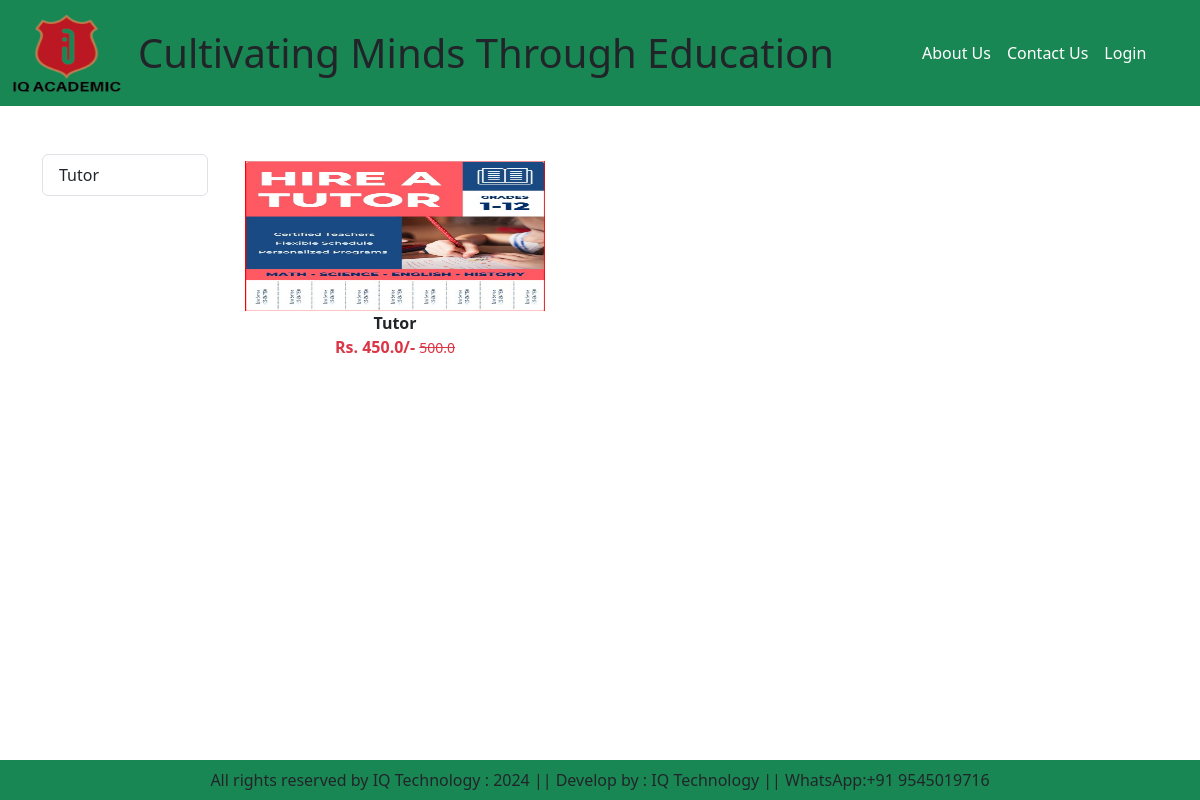
The page /category/TU on the database as committed earlier.
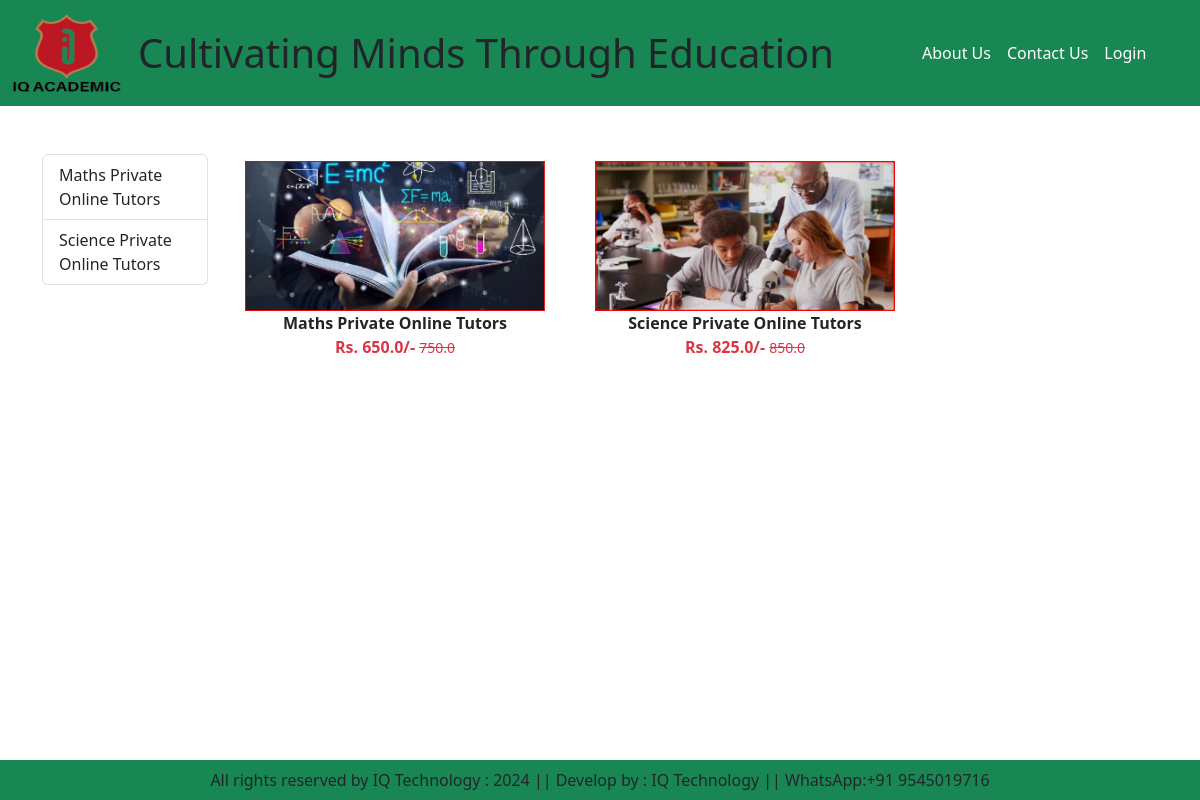
The same page on the database as committed later.
### app/models.py (models this page shows, shortened)
class Product(models.Model):
    objects = None
    title = models.CharField(max_length=60, default='')
    selling_price = models.FloatField()
    discount_price = models.FloatField()
    description = models.TextField()
    category = models.CharField(choices=CATEGORY_CHOICE, max_length=2)
    product_image = models.ImageField(upload_to='product')

### app/views.py (the view)
# urls.py: path("category/<slug:val>", views.CategoryView.as_view(), name="category"),
class CategoryView(View):
    @staticmethod
    def get(request, val):
        totalitem = 0
        wishitem = 0
        if request.user.is_authenticated:
            totalitem = len(Cart.objects.filter(user=request.user))
            wishitem = len(Wishlist.objects.filter(user=request.user))
        product = Product.objects.filter(category=val)
        title = Product.objects.filter(category=val).values('title').annotate(total=Count('title'))
        return render(request, "app/category.html", locals())

### app/templates/app/category.html (shortened to what this page needs)
{% extends 'app/base.html' %}
{% load static %}
{% block main-content %}
    <div class="container my-5">
        <div class="row">
            <div class="col-sm-2">
                <div class="list-group">
                    {% for val in title %}
                        <a href="#" class="list-group-item list-group-item-action" aria-current="true">{{ val.title }}</a>
                    {% endfor %}
                </div>
            </div>
            <div class="col-sm-10">
                <div class="row flex-nowrap overflow-auto">
                    {% for prod in product %}
                    <div class="col-auto mb-5">
                        <a href="{% url 'product-detail' prod.id %}" class="btn">
                            <div>
                                <img src="{{ prod.product_image.url }}" width="300px" height="150px" alt=""/>
                                <div class="fw-bold">{{ prod.title }}</div>
                                <div class="fw-bold text-danger">
                                    Rs. {{ prod.discount_price }}/-
                                    <small class="fw-light text-decoration-line-through">{{ prod.selling_price }}</small>
                                </div>
                            </div>
                        </a>
                    </div>
                    {% endfor %}
                </div>
            </div>
        </div>
    </div>
{% endblock main-content %}

### app/templates/app/base.html (shortened to what this page needs)
<!DOCTYPE html>
{% load static %}
<html lang="en">
<head>
    <link href="https://cdn.jsdelivr.net/npm/bootstrap@5.3.3/dist/css/bootstrap.min.css" rel="stylesheet">
    <link rel="stylesheet" href="{% static 'app/css/owl.carousel.min.css' %}" />
    <link rel="icon" type="image/x-icon" href="{% static 'images/favicon.ico' %}"
    <link rel="stylesheet" href="{% static 'app/css/all.min.css' %}" />
    <link rel="stylesheet" href="{% static 'app/css/styles.css' %}" />
    <link rel="stylesheet" href="https://cdnjs.cloudflare.com/ajax/libs/font-awesome/5.15.3/css/all.min.css" />
</head>
<body>
<nav class="navbar navbar-expand-lg navbar-dark bg-success">
  <div class="container-fluid">
    <a class="navbar-brand" href="#">
         <img src="{% static 'app/images/banner/IQ.png' %}" width="110" height="80" alt="banner image">
    </a>
    <div class="collapse navbar-collapse" id="navbarSupportedContent">
      <ul class="navbar-nav me-auto mb-2 mb-lg-0">
   {% if request.user.is_authenticated %}
        <li class="nav-item">
          <a class="nav-link active" aria-current="page" href="/">Home</a>
        </li>
        <li class="nav-item dropdown">
          <a class="nav-link dropdown-toggle"  href="#" role="button" data-bs-toggle="dropdown" aria-expanded="false">
            Our Courses
          </a>
          <ul class="dropdown-menu">
            <li><a class="dropdown-item"  href="{% url 'category' 'CM' %}">Online Computer Education</a> </li>
              <li><hr class="dropdown-divider"></li>
            <li><a class="dropdown-item"  href="{% url 'category' 'BD' %}">Online Big Data</a> </li>
            <li><hr class="dropdown-divider"></li>
            <li><a class="dropdown-item"  href="{% url 'category' 'DS' %}">Online Data Science</a> </li>
             <li><hr class="dropdown-divider"></li>
            <li><a class="dropdown-item"  href="{% url 'category' 'AI' %}">Online Artificial intelligence</a> </li>
            <li><hr class="dropdown-divider"></li>
            <li><a class="dropdown-item"  href="{% url 'category' 'SC' %}">Online Schooling</a></li>
            <li><hr class="dropdown-divider"></li>
            <li><a class="dropdown-item"  href="{% url 'category' 'TU' %}">Online Tuition</a></li>
            <li><hr class="dropdown-divider"></li>
            <li><a class="dropdown-item"  href="{% url 'category' 'OT' %}">Online Other Training</a></li>
            <li><hr class="dropdown-divider"></li>
          </ul>
            <li class="nav-item">
            <a class="nav-link text-white" href="{% url 'about' %}">About Us</a></li>
            <li class="nav-item"><a class="nav-link text-white" href="{% url 'contact' %}">Contact Us</a></li>
            <li class="nav-item"><a class="nav-link text-white"  href="{% url 'create_teacher' %}">Create Job Profile</a></li>
      </ul>
      <form class="d-flex" role="search" action="/search">
        <input class="form-control me-2" type="search" placeholder="Search" name="search" aria-label="Search">
        <button class="btn btn-outline-info" type="submit">Search</button>
      </form>
    </div>
      <ul class="navbar-nav me-auto mb-2 mb-lg-0">
      <li class="new-item dropdown ma-2">
          <a class="nav-link dropdown-toggle text-white" href="#"
          id="ProfileDropDown" role="button" data-bs-toggle="dropdown"
          aria-expanded="false">IQ Services</a>
          <ul class="dropdown-menu" aria-labelledby="ProfileDropDown">
              <li><a class="dropdown-item" href="{% url 'profile' %}">Profile</a></li>
              <li><a class="dropdown-item" href="{% url 'orders' %}">Order</a></li>
              <li><a class="dropdown-item" href="{% url 'passwordchange' %}">Change Password</a></li>
              <li><a class="dropdown-item" href="{% url 'login' %}">Logout</a></li>
          </ul>
      </li>
      <li class="nav-item mx-2">
          <a href="{% url 'showcart' %}" class="nav-link text-white">
              <span class="badge bg-danger">
                  {% if totalitem > 0 %}
                        {{totalitem}}
                      {% endif %}</span>Cart</a>
      </li>
         <li class="nav-item max-2">
          <a href="#" class="nav-link text-white"><span class="badge bg-danger">
              {% if wishitem > 0 %}
                    {{wishitem}}
              {% endif %}
          </span>WishList</a>
        </li>
             {% else %}
                <li class="nav-item max-2">
                   <div class="modal-header text-left">
                    <h1 class="modal-title w-200 text-center">Cultivating Minds Through Education</h1>
                <br>
                    <a href="{% url 'contact' %}" class="nav-link text-white"></a>
                    <a href="{% url 'contact' %}" class="nav-link text-white"></a>
                    <a href="{% url 'contact' %}" class="nav-link text-white"></a>
                    <a href="{% url 'contact' %}" class="nav-link text-white"></a>
                <a href="{% url 'login' %}" class="nav-link text-white text-right">
                    <a class="nav-link text-white" href="{% url 'about' %}">About Us</a>
                    <a class="nav-link text-white" href="{% url 'contact' %}">Contact Us</a>
                    <a class="nav-link text-white" href="{% url 'login' %}">Login</a>
                </a>
                    </div>
                </li>
            {% endif %}
      </ul>
  </div>
</nav>
{% block main-content %} {% endblock main-content %}
<footer class="container-fluid fixed-bottom bg-success text-center p-2 mt-5">
    All rights reserved by IQ Technology : 2024 || Develop by : IQ Technology || WhatsApp:+91 9545019716
 </footer>
</body>
</html>

Rows that differ between the two databases and show on the page:
no longer on this page (row edited): Product: product_image (picture), title "Tutor", discount_price "450.0", selling_price "500.0"
added Product: product_image (picture), title "Maths Private Online Tutors", discount_price "650.0", selling_price "750.0"
now on this page (row edited): Product: product_image (picture), title "Science Private Online Tutors", discount_price "825.0", selling_price "850.0"
Other text that changed with them:
new list line: "Maths Private Online Tutors"
new list line: "Science Private Online Tutors"
list line gone: "Tutor"
